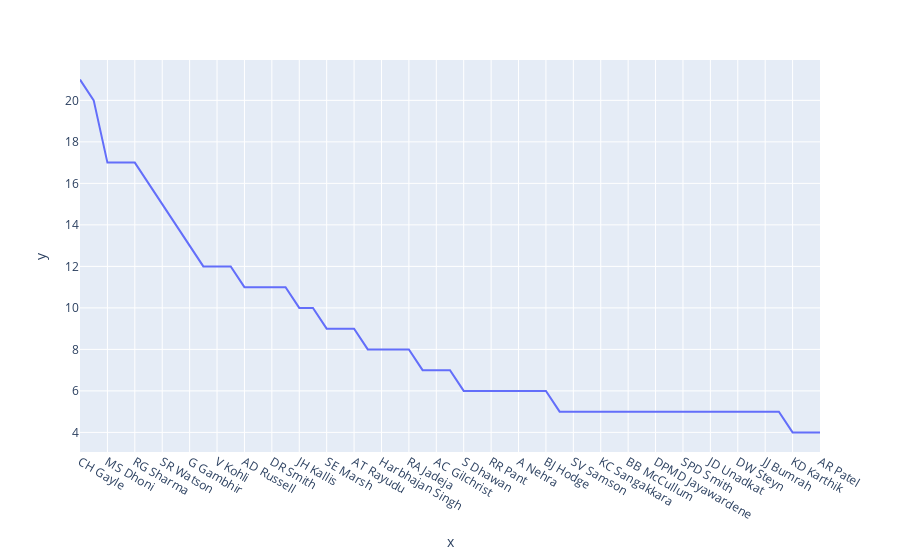

Here is the notebook cell this chart was saved with:
### Code cell
fig = px.line(x = data2.index, y = data2,)
fig.show()

### Figure 1 — Plotly figure (JSON) as saved in the notebook; plotly's stock layout.template omitted (floating-point values rounded to 4 significant figures)
{"data": [{"hovertemplate": "x=%{x}<br>y=%{y}<extra></extra>", "legendgroup": "", "line": {"color": "#636efa", "dash": "solid"}, "marker": {"symbol": "circle"}, "mode": "lines", "name": "", "orientation": "v", "showlegend": false, "type": "scatter", "x": ["CH Gayle", "AB de Villiers", "MS Dhoni", "DA Warner", "RG Sharma", "YK Pathan", "SR Watson", "SK Raina", "G Gambhir", "MEK Hussey", "V Kohli", "AM Rahane", "AD Russell", "V Sehwag", "DR Smith", "A Mishra", "JH Kallis", "KA Pollard", "SE Marsh", "SP Narine", "AT Rayudu", "SR Tendulkar", "Harbhajan Singh", "UT Yadav", "RA Jadeja", "Rashid Khan", "AC Gilchrist", "RV Uthappa", "S Dhawan", "SL Malinga", "RR Pant", "HH Pandya", "A Nehra", "M Vijay", "BJ Hodge", "PA Patel", "SV Samson", "B Kumar", "KC Sangakkara", "GJ Maxwell", "BB McCullum", "Yuvraj Singh", "DPMD Jayawardene", "JP Faulkner", "SPD Smith", "SC Ganguly", "JD Unadkat", "Sandeep Sharma", "DW Steyn", "AJ Finch", "JJ Bumrah", "JC Buttler", "KD Karthik", "F du Plessis", "AR Patel"], "xaxis": "x", "y": [21, 20, 17, 17, 17, 16, 15, 14, 13, 12, 12, 12, 11, 11, 11, 11, 10, 10, 9, 9, 9, 8, 8, 8, 8, 7, 7, 7, 6, 6, 6, 6, 6, 6, 6, 5, 5, 5, 5, 5, 5, 5, 5, 5, 5, 5, 5, 5, 5, 5, 5, 5, 4, 4, 4], "yaxis": "y"}], "layout": {"legend": {"tracegroupgap": 0}, "margin": {"t": 60}, "xaxis": {"anchor": "y", "domain": [0, 1], "title": {"text": "x"}}, "yaxis": {"anchor": "x", "domain": [0, 1], "title": {"text": "y"}}}}
